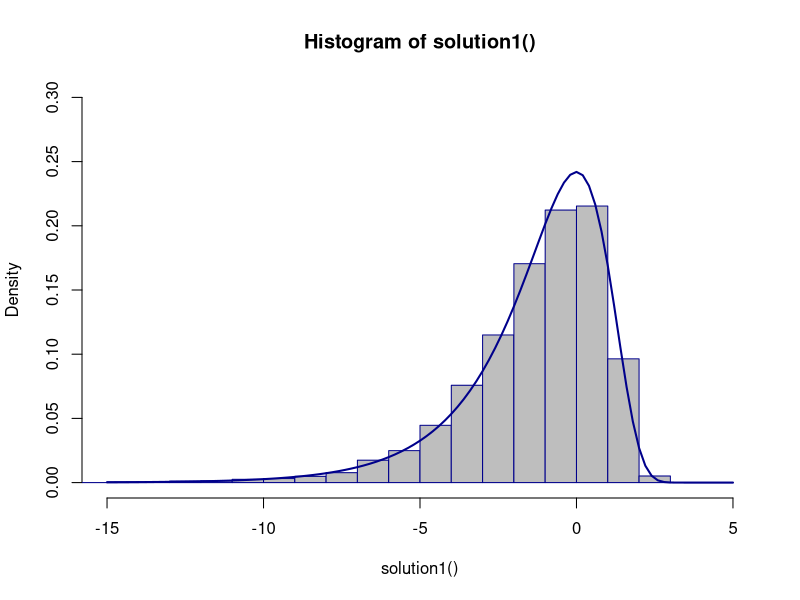
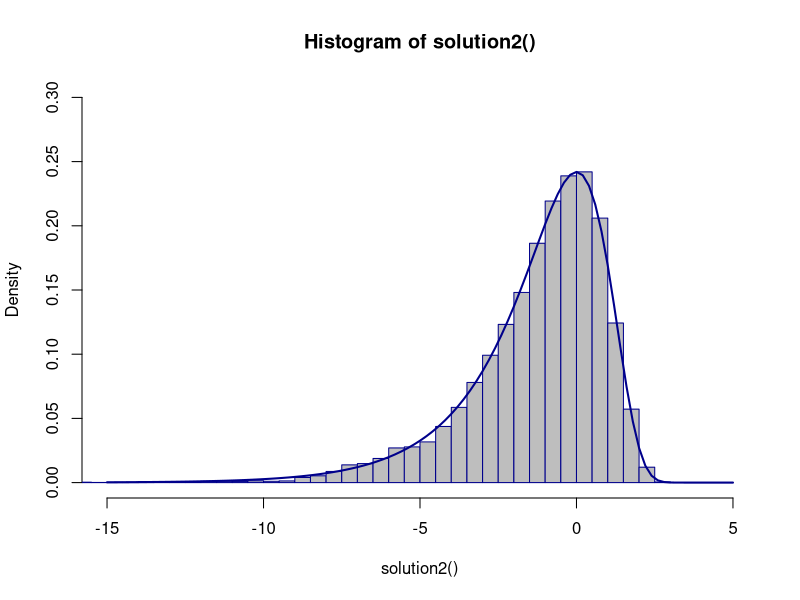
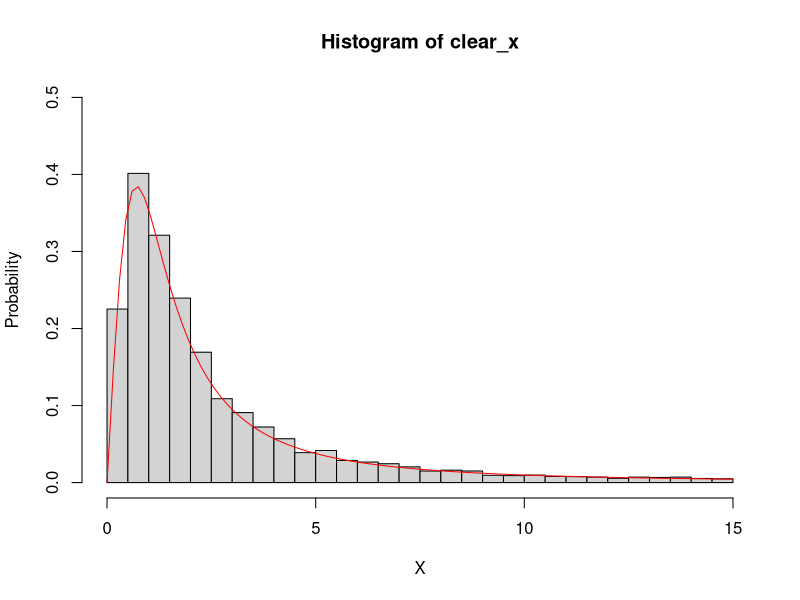
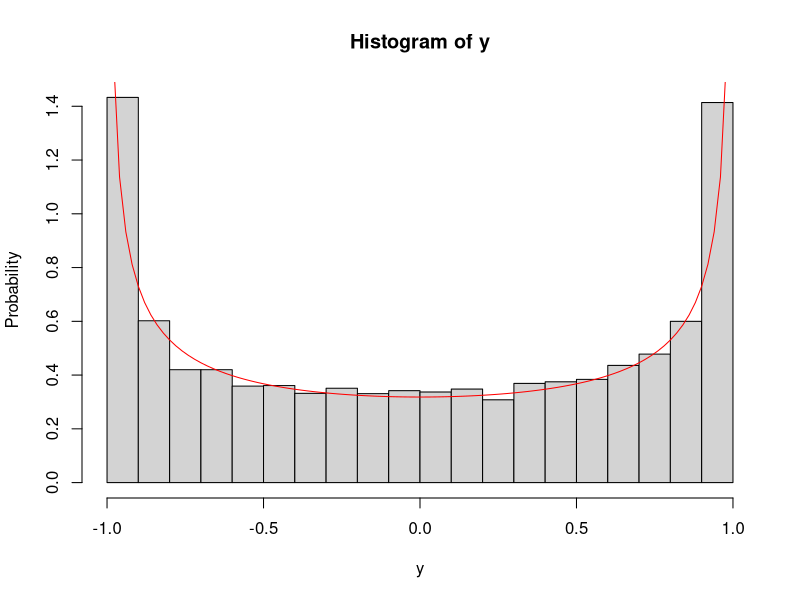
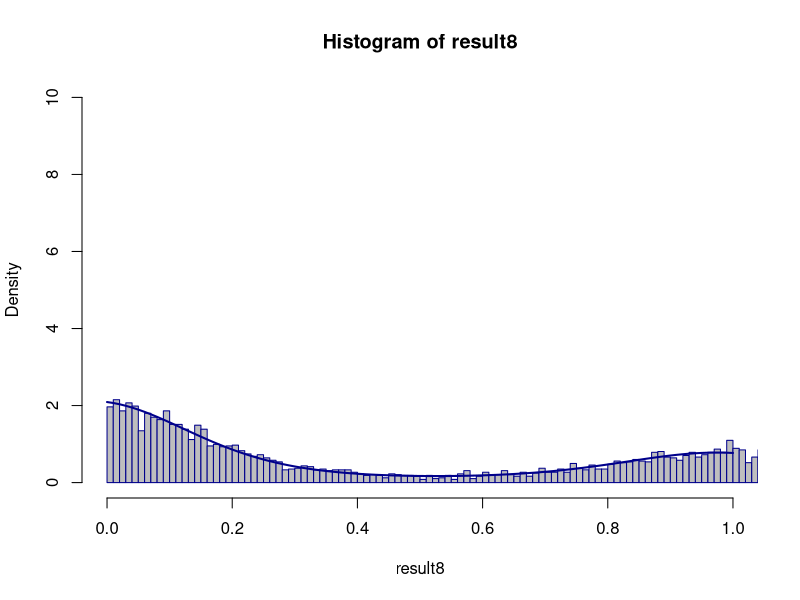
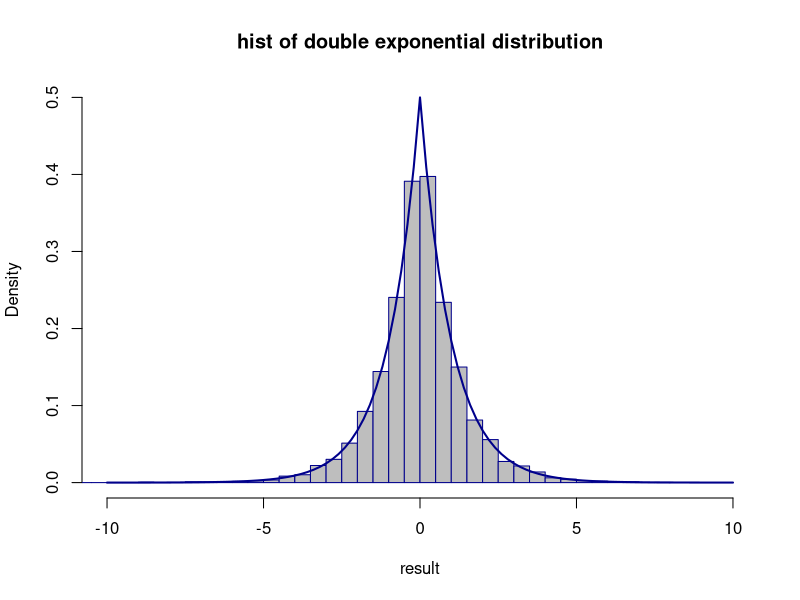
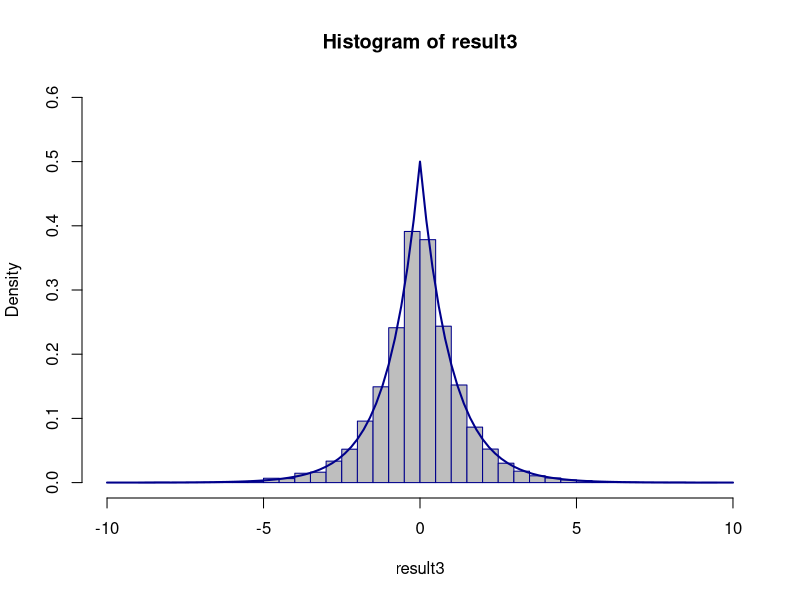

The R source for these figures, in order: (Note: a time limit stopped this script after it produced the figures.)
#pdf가 exp((x-exp(x))/2)/sqrt(2*pi)인 분포에서 rejection method와 composition 방법을 사용하여 난수 추출하기 
#accept-rejection 알고리즘을 사용하기 위한 가능한 상수 M의 최댓값을 구하는 함수 선언 
find.m <- function(fx, gx){
  M<-optimize(f = function(x){fx(x)/gx(x)}, maximum=T, interval=c(-100, 100))$objective
  return(M)
}

fx <- function(x){ #fx함수 선언 
  return(exp(1/2*(x-exp(x)))/sqrt(2*pi))
}

g1x <- function(x){ #문제에서 주어진 cauchy(0, 1)의 pdf 선언 
  return(1/(pi*(1+x^2)))
}

M <- find.m(fx, g1x) #g1x를 이용해 fx의 분포를 알기 위한 rejection method를 활용하기 위한 M의 값 찾음
M

#앞에서 구한 M을 활용하여 rejection method를 사용하는 함수 선언 
solution1 <- function(){
  Nsim = 10^4; #생성할 난수의 수를 10000개로 설정 
  v=runif(Nsim)#Nsim의 값만큼 unif(0, 1)에서 난수 추출
  y=tan(pi*(runif(Nsim)-0.5))#inverse function을 이용하여 g1x를 따르는 난수 y생성
  x=y[v < fx(y)/(g1x(y)*M)]; #rejection method 수행 
  return(x) #accpet 된 y의 값만 x에 저장하여 return 
}

#rejection method를 활용하여 구한 x의 분포와 실제 분포 비교하는 히스토그램과 curve 그래프 그리기 
hist(solution1(), nclass=30,freq=F,border="blue4", col="gray", xlim = c(-15, 5), ylim = c(0, 0.3))
curve(fx, add=TRUE, col="blue4",lwd=2)

solution2 <- function(){ #normal 분포의 mixture로 나타난 pdf를 활용하여 method of composition 방식을 사용하는 함수 선언 
  #문제에 제시된 정보를 각각 저장 
  mean.table = c(-11.40, -5.24, 1.51, -0.65, 0.53, -2.36) 
  var.table = c(5.80, 2.61, 0.17, 0.64, 0.34, 1.26)
  cum.prob = c(0.007, 0.112, 0.156, 0.496, 0.742, 1)#j가 1부터 6까지였을 때의 누적 확률 값임 -> method of composition에 활용 
  
  #box-muiller 방식으로 독립인 2개의 normal분포로부터 난수를 생성
  nsim <- 10^4 * 2; z <- matrix(0,nsim/2,2) #z[,1]과 z[,2]를 합하여 총 10000개의 난수를 생성 
  
  for (i in 1:(nsim/2)){
    #box muller trnasform을 사용하여 N(0, 1)의 값을 따르는 난수를 각각 z[i,1]과 z[i,2]에 저장 
    u <- runif(2)
    z[i,1] <- sqrt(-2*log(u[1]))*cos(2*pi*u[2])
    z[i,2] <- sqrt(-2*log(u[1]))*sin(2*pi*u[2])
    
    #method of composition을 활용하는 부분 
    prob1 <- runif(1)
    prob2 <- runif(1)
    
    #prob1과 prob2가 각각 누적 확률에 어떤 값보다 작은지를 비교하며 method of composition 수행
    #prob1 비교 
    if(prob1<cum.prob[1]){
      z[i, 1] <- z[i, 1] * var.table[1]^(1/2) + mean.table[1]
    }else if(prob1 < cum.prob[2]){
      z[i, 1] <- z[i, 1] * var.table[2]^(1/2) + mean.table[2]
    }else if(prob1 < cum.prob[3]){
      z[i, 1] <- z[i, 1] * var.table[3]^(1/2) + mean.table[3]
    }else if(prob1 < cum.prob[4]){
      z[i, 1] <- z[i, 1] * var.table[4]^(1/2) + mean.table[4]
    }else if(prob1 < cum.prob[5]){
      z[i, 1] <- z[i, 1] * var.table[5]^(1/2) + mean.table[5]
    }else{
      z[i, 1] <- z[i, 1] * var.table[6]^(1/2) + mean.table[6]
    }
    #prob2 비교 
    if(prob1<cum.prob[1]){
      z[i, 2] <- z[i, 2] * var.table[1]^(1/2) + mean.table[1]
    }else if(prob1 < cum.prob[2]){
      z[i, 2] <- z[i, 2] * var.table[2]^(1/2) + mean.table[2]
    }else if(prob1 < cum.prob[3]){
      z[i, 2] <- z[i, 2] * var.table[3]^(1/2) + mean.table[3]
    }else if(prob1 < cum.prob[4]){
      z[i, 2] <- z[i, 2] * var.table[4]^(1/2) + mean.table[4]
    }else if(prob1 < cum.prob[5]){
      z[i, 2] <- z[i, 2] * var.table[5]^(1/2) + mean.table[5]
    }else{
      z[i, 2] <- z[i, 2] * var.table[6]^(1/2) + mean.table[6]
    }
  }
  
  result <- c(z[,1], z[,2]) #z[,1]과 z[,2]에 저장된 모든 생성된 난수를 result에 합치고 result를 return 
  
  return(result)
}

#method of composition을 이용한 결과와 실제 fx의 분포를 히스토그램과 curve 그래프를 그려 비교 
hist(solution2(), nclass = 50,freq=F,border="blue4", col="gray", xlim = c(-15, 5), ylim = c(0, 0.3))
curve(fx, add=TRUE, col="blue4",lwd=2)

#efficiency 비교 진행 
library(microbenchmark)
microbenchmark(solution1(), solution2())




#pdf가 x(x^2+1)^(-3/2)인 x와 1/(pi*(1-y^2)^(1/2))인 y를 사용하여 T = XY에서의 T를 따르는 난수 추출하기
n <- 10^4 #생성 난수 개수 설정  
inv1 <- function(n){ #반복 수 n만큼 inverse transform을 이용하여 fx에서 난수 생성하여 return 
  u <- runif(n);
  x <- ((1-u)^(-2) - 1)^(1/2)
  return(x)
}

pdf1 <- function(x){ #fx의 pdf를 선언 
  return(x*(x^2+1)^(-3/2))  
}
x <- inv1(n) #x에 inverse transform으로 생성한 난수를 저장 
clear_x <- x[which(x <= 15)]#x에 저장된 값 중 15와 같거나 작은 값들만 골라 clear_x에 저장
#inverse transeform으로 생성한 난수에 의한 분포와 실제 fx의 분포가 같은지 히스토그램과 curve 그래프로 비교 
hist(clear_x, freq=FALSE, xlim=c(0, 15), ylim=c(0, 0.5), xlab="X", ylab="Probability", breaks=30)
curve(pdf1, from=0, to=15, add=TRUE, col='red')

#Y = W/sqrt(1+W^2)인 점을 사용하여 Y에서의 난수 추출하기 
n <- 1e4 #생성 난수 개수 설정 
w=tan(pi*(runif(n)-0.5)) #cauchy 분포의 inverse cdf로 난수 추출 
y <- w/(1+w^2)^(1/2) #Y|W의 pdf와 위에서 생성된 난수 w를 이용하여 Y를 따르는 난수들을 y에 저장 

pdf2 <- function(y){ #y의 pdf 선언 
  return(1/(pi * (1-y^2)^(1/2)))
}
#w의 값을 이용하여 생성한 Y의 분포와 실제 Y의 분포를 히스토그램과 curve그래프를 그려 비교 
hist(y, freq=FALSE, xlab="y", ylab="Probability")
curve(pdf2, from=-1, to=1, add=TRUE, col='red')

t <- x*y #a)Ti = Xi * Yi이므로 위에서 생성한 각각의 난수가 저장된 x와 y를 곱하여 t에 저장 
ks.test(t, "pcauchy", location = 0, scale = 1) #ks.test를 통해 우리가 생성한 난수들이 cauchy(0,1)을 따르는지 검증 


#(0, 1)에서 sin(2*pi*x)^2/(x+1) * exp(cos(2*pi*x) - x)의 적분 값을 몬테카를로 적분을 활용한 2개의 방식으로 구하기

#1
#몬테카를로 적분을 이용하여 k1의 값을 구하는 함수 선언 
#Unif 분포를 따르는 x에서 integrand의 평균을 구하는 방식 
mc_int1 <- function(n) {
  u <- runif(n) 
  integrand <- function(x){(sin(2*pi*x))^2/(x+1)}
  integral_estimate <- mean(integrand(u))
  return(integral_estimate)
}

#실제 h1의 pdf를 선언 
pdf1 <- function(x){
  return((sin(2*pi*x))^2/(x+1))
}

#몬테 카를로 방식으로 구한 k1과 실제 적분을 이용한 방식으로 구한 k1을 비교 
result1 <- mc_int1(10^4)
result1
result2 <- integrate(pdf1, lower = 0, upper = 1)
result2

k1 <- result1 #앞에서 구한 값을 k1에 저장 
fbx <- function(x){(sin(2*pi*x))^2/((x+1)*k1)} #fbx선언

#rejection method를 이용하여 fx를 따르는 난수 생성하는 함수 선언 
solution1 <- function(fx){
  Nsim = 10^4; #생성할 난수의 수를 10000개로 설정
  v <- runif(Nsim) #Nsim의 값만큼 unif(0, 1)에서 난수 추출하여 v에 저장 
  u <- runif(Nsim) #Nsim의 값만큼 unif(0, 1)에서 난수 추출하여 u에 저장
  x=u[fx(u) > v]; #rejection method 수행 
  return(x) #accpet 된 y의 값만 x에 저장하여 return 
}

#solution1의 rejection method를 활용하여 얻은 난수를 이용해 몬테 카를로 적분 수행 
mc_int2 <- function(x) {
  integrand <- function(x){k1 * (exp(cos(2*pi*x) - x))}
  integral_estimate <- mean(integrand(x))
  return(integral_estimate)
}

#rejection method와 몬테 카를로 방식으로 theta값 계산하기 
result3 <- solution1(fbx)
result4 <- mc_int2(result3)
result4

#실제 적분을 이용하여 theta값 계산하기 
pdf.theta <- function(x){ #theta 계산을 위해 피적분 함수 선언 
  return((sin(2*pi*x))^2/(x+1) * exp(cos(2*pi*x) - x))
}
#적분 실행 
result5 <- integrate(pdf.theta, lower = 0, upper = 1)
result5


#2
#몬테 카를로 적분을 이용하여 k2의 값 구하기
#Exp(1)을 따르는 분포의 h2(x)의 평군을 구하는 방식 
mc_int3 <- function(n) {
  u <- rexp(n)
  integrand <- function(x){exp(cos(2*pi*x))}
  integral_estimate <- mean(integrand(u))
  return(integral_estimate)
}

#실제 h2(x)의 pdf를 적분하기 위해 h2(x)의 pdf 선언 
pdf3 <- function(x){
  return(exp(cos(2*pi*x) - x))
}
#몬테 카를로 적분을 활용하여 구한 k2와 실제 적분을 활용한 k2의 값 비교 
result6 <- mc_int3(10^4)
result6
result7 <- integrate(pdf3, lower = 0, upper = Inf)
result7

k2 <- result6 #앞에서 구한 값을 k2에 저장 
fdx <- function(x){exp(cos(2*pi*x) - x)/k2} #f2x의 pdf를 fdx의 이름으로 선언 
gdx <- function(x){exp(-x)}#candidate pdf를 gdx로 선언

#최적의 M의 값을 구하기 위한 find.m 함수 선언 
find.m <- function(fx, gx){
  M<-optimize(f = function(x){fx(x)/gx(x)}, maximum=T, interval=c(0, 100))$objective
  return(M)
}
M <- find.m(fdx, gdx) #gdx를 이용해 f2x의 분포를 알기 위한 rejection method를 활용하기 위한 M의 값 찾음

solution2 <- function() {
  Nsim = 10^4; #생성할 난수의 수를 10000개로 설정 
  v = runif(Nsim)#Nsim의 값만큼 unif(0, 1)에서 난수 추출
  y = -log(1 - runif(Nsim))#inverse function을 이용하여 gdx를 따르는 난수 y생성
  x = y[v < fdx(y)/(gdx(y)*M)]; #rejection method 수행
  return(x)
}

mc_int4 <- function(x) { #solution2을 실행하여 구한 난수를 이용해 몬테 카를로 적분 수행 
  integrand <- function(x) {k2 * (sin(2*pi*x))^2 / (x + 1) }
  integral_estimate <- mean(integrand(x))
  return(integral_estimate)
}

#rejection method로 난수 생성하기 
result8 <- solution2()
#rejection method로 구한 난수가 fdx의 분포를 잘 따르는지 히스토그램과 curve 그래프로 확인 
hist(result8, nclass = 1000, freq=F,border="blue4", col="gray", xlim = c(0, 1), ylim = c(0, 10))
curve(fdx, col="blue4",lwd=2, add = TRUE)

#theta값을 구하기 위해 적분 범위 밖에 있는 난수를 0의 값으로 처리 
result8[result8>1] <- 0

#rejection method와 몬테 카를로 적분을 활용하여 구한 theta값과 실제 적분을 활용한 theta값 비교 
result9 <- mc_int4(result8)
result9

result10 <- integrate(pdf.theta, lower = 0, upper = 1)
result10

#앞에서 선언한 몬테 카를로 적분 값을 얻는 함수를 실제 sample들을 return하도록 수정 
mc_int5 <- function(x) {
  integrand <- function(x){k1 * (exp(cos(2*pi*x) - x))}
  return(integrand(x))
}

#앞에서 선언한 몬테 카를로 적분 값을 얻는 함수를 실제 sample들을 return하도록 수정 
mc_int6 <- function(x) {
  integrand <- function(x) { k2 * (sin(2*pi*x))^2 / (x + 1) }
  return(integrand(x))
}
#두 sample들의 분산을 구하여 비교하기 
print(c(var(mc_int5(result3)), var(mc_int6(result8))))





#mixture 방식을 사용하여 2가지 방법으로 double exponential distribution을 따르는 분포에서 난수를 추출하기 
solution <- function(){
  Nsim <- 10^4 #생성하려는 난수의 개수 저장 
  y <- -2 * log(1-runif(Nsim)) #method of composition 방식을 수행하기 위해 먼저 Exp(1/2)를 따르는 Y에서 난수를 얻음 
  
  #box-muiller 방식으로 독립인 2개의 normal분포로부터 난수를 생성
  z <- matrix(0,Nsim/2,2) #z[,1]과 z[,2]를 합하여 총 10000개의 난수를 생성 
  
  for (i in 1:(Nsim/2)){
    #box muller trnasform을 사용하여 N(0, 1)의 값을 따르는 난수를 각각 z[i,1]과 z[i,2]에 저장 
    u <- runif(2)
    z[i,1] <- sqrt(-2*log(u[1]))*cos(2*pi*u[2])
    z[i,2] <- sqrt(-2*log(u[1]))*sin(2*pi*u[2])
    #우리가 원하는 T1의 난수는 y값을 sd로 가지므로, 그거에 따라 난수 수정 
    z[i, 1] <- z[i, 1] * y[2*i-1]^(1/2)
    z[i, 2] <- z[i, 2] * y[2*i]^(1/2)
  }
  result <- c(z[,1], z[, 2])
  return(result)
}
#생성된 난수들을 합쳐 최종적인 sample 저장 
result <- solution()
#실제 fx의 pdf를 fx에 저장 
fx <- function(x){
  exp(-abs(x))/2
}
#method of composition을 이용한 분포와 X의 분포가 일치하는지 히스토그램과 curve 그래프를 그려 비교 
hist(result, nclass = 50,freq=F,border="blue4", col="gray",main="hist of double exponential distribution", xlim = c(-10, 10), ylim = c(0, 0.5))
curve(fx, add=TRUE, col="blue4",lwd=2)

Nsim <- 10^4 #난수 생성 개수 선언 

solution2 <- function() { #Gamma(2, 1)을 따르는 난수를 생성하기 위해 rejection method를 사용 
  Nsim <- 10^4
  fdx <- function(x){x*exp(-x)} #Gamma(2, 1)의 pdf 선언 
  gdx <- function(x) (1/2)*exp(-x/2) #candidate function인 Exp(1/2)의 pdf 선언 
  M <- 2 #풀이 사진 참조 
  v = runif(Nsim)#Nsim의 값만큼 unif(0, 1)에서 난수 추출
  y = -2 * log(1-runif(Nsim))#inverse function을 이용하여 gdx를 따르는 난수 y생성
  x = y[v < fdx(y)/(gdx(y)*M)]; #rejection method 수행
  return(x)
}
#rejection method로 생성한 난수들을 활용하여 T분포를 따르는 난수를 생성하여 result4d에 저장 
result2 <- solution2()

#T2|U는 unif(-u, u)를 따른다는 점을 활용 
result3 <- runif(Nsim, min = -result2, max = result2)

fx <- function(x){ #실제 fx의 pdf를 선언 
  exp(-abs(x))/2
}
#문제의 조건에 따라 생성한 난수의 분포와 실제 X의 분포가 동일한지 히스토그램과 curve 그래프를 그려 비교 
hist(result3, nclass = 50,freq=F,border="blue4", col="gray", xlim = c(-10, 10), ylim = c(0, 0.6))
curve(fx, add=TRUE, col="blue4",lwd=2)

#4-b와 4-d의 efficiency 비교 진행 
library(microbenchmark)
microbenchmark(solution(), solution2())






#이항 분포에서 횟수가 커지면 정규 분포와 유사하다는 것을 확인하기 
#inverse transform 활용 시 discreate distribution이므로 생성된 난수와 값을 비교하며 F(x) = u가 성립하는 x의 값을 찾는 함수 선언 
cdf.binom <- function(x,n,p){
  Fx <- 0
  for (i in 0:x) {
    Fx <- Fx + choose(n,i)*p^i*(1-p)^(n-i)}
  return(Fx)}
#inverse transform을 이용하여 binom(n, p)에서 난수를 구하는 sim.binim0함수 선언 
sim.binom0 <- function(n,p){
  X <- 0; U <- runif(1)
  while(cdf.binom(X,n,p) < U) {
    X <- X+1 }
  return(X)}
#문제에서 주어진 m과 p의 값 설정 
m = 1000; p = 0.4
Nsim = 10^4 #생성 난수 횟수 선언 
#생성 난수 횟수만큼 반복하여 난수 생성하기 
result <- replicate(Nsim, sim.binom0(m,p))

#정규 분포 N(mp, mp(1-p))의 pdf를 result로 선언하고, binom의 inverse transform을 이용한 sample들의 분포와 이 normal분포를 히스토그램과 curve그래프를 그려 비교하기 
hist(result, nclass = 50,freq=F,border="blue4", col="gray",main="hist of normal distribution from binomial ", xlim = c(300, 500), ylim = c(0, 0.03))

result5a2 <- function(x){exp(-(x-m*p)^2/(2*m*p*(1-p)))/sqrt(2*pi*m*p*(1-p))}
curve(result5a2, add=TRUE, col="red4",lwd=2)
